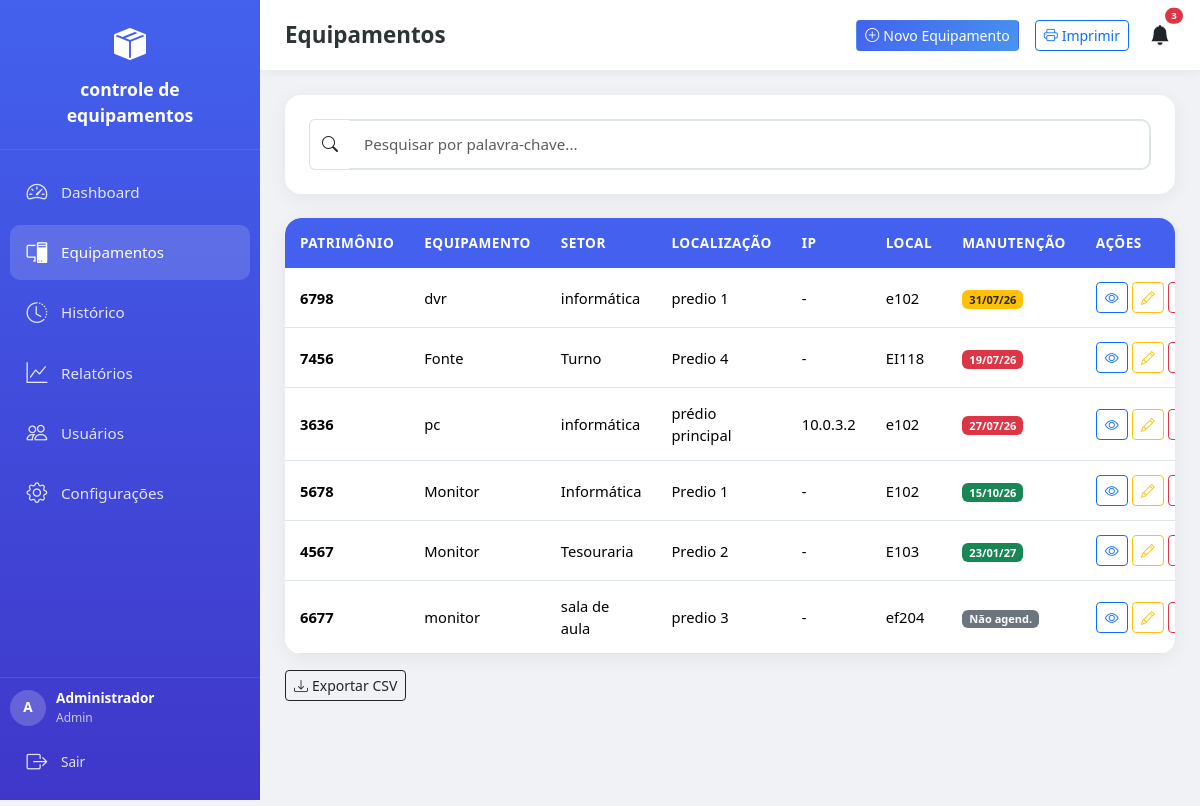
The app's page /equipamentos (signed in) with its own data.
### app/models/models.py (models this page shows, shortened)
class Configuracao(db.Model):
    __tablename__ = 'configuracoes'
    id = db.Column(db.Integer, primary_key=True)
    nome_empresa = db.Column(db.String(200), default='Controle de Patrimônio')
    logo = db.Column(db.String(200), nullable=True)
    dias_lembrete_manutencao = db.Column(db.String(50), default='30,15,7,1')
    tema = db.Column(db.String(20), default='claro')
    data_atualizacao = db.Column(db.DateTime, default=datetime.now, onupdate=datetime.now)

class Usuario(UserMixin, db.Model):
    __tablename__ = 'usuarios'
    id = db.Column(db.Integer, primary_key=True)
    nome = db.Column(db.String(100), nullable=False)
    username = db.Column(db.String(50), unique=True, nullable=False)
    email = db.Column(db.String(120), unique=True, nullable=False)
    password_hash = db.Column(db.String(256), nullable=False)
    is_admin = db.Column(db.Boolean, default=False)
    ativo = db.Column(db.Boolean, default=True)
    data_criacao = db.Column(db.DateTime, default=datetime.now)
    equipamentos = db.relationship('Equipamento', backref='usuario_cadastro', lazy=True)

class Equipamento(db.Model):
    __tablename__ = 'equipamentos'
    id = db.Column(db.Integer, primary_key=True)
    patrimonio = db.Column(db.String(50))
    data_inclusao = db.Column(db.Date, default=date.today)
    baixado = db.Column(db.Boolean, default=False)
    data_baixa = db.Column(db.Date, nullable=True)
    equipamento = db.Column(db.String(100))
    area_patrimonial = db.Column(db.String(100))
    setor = db.Column(db.String(100))
    localizacao = db.Column(db.String(100))
    especificacao = db.Column(db.Text)
    ultima_manutencao = db.Column(db.Date, nullable=True)
    proxima_manutencao = db.Column(db.Date, nullable=True)
    sistema_operacional = db.Column(db.String(100))
    placa_mae = db.Column(db.String(100))
    processador = db.Column(db.String(100))
    memoria_ram = db.Column(db.String(50))
    armazenamento = db.Column(db.String(100))
    ip = db.Column(db.String(50))
    usuario_id = db.Column(db.Integer, db.ForeignKey('usuarios.id'), nullable=False)
    data_criacao = db.Column(db.DateTime, default=datetime.now)
    data_atualizacao = db.Column(db.DateTime, default=datetime.now, onupdate=datetime.now)
    observacoes = db.relationship('Observacao', backref='equipamento', lazy=True, cascade='all, delete-orphan')
    @property
    def status_manutencao(self):
        if not self.proxima_manutencao:
            return 'sem_manutencao'
        hoje = date.today()
        delta = (self.proxima_manutencao - hoje).days
        if delta < 0:
            return 'vencido'
        elif delta <= 30:
            return 'proximo'
        else:
            return 'ok'

### app/routes/main.py (the view, shortened to what this page needs)
@bp.route('/equipamentos')
@login_required
def equipamentos():
    page = request.args.get('page', 1, type=int)
    per_page = request.args.get('per_page', 25, type=int)
    busca = request.args.get('busca', '').strip().lower()
    query = Equipamento.query
    hoje = date.today()
    limite_proximo = hoje + timedelta(days=30)
    prioridade_manutencao = case(
        (db.and_(
            Equipamento.proxima_manutencao.isnot(None),
            Equipamento.proxima_manutencao >= hoje,
            Equipamento.proxima_manutencao <= limite_proximo
        ), 1),
        (db.and_(
            Equipamento.proxima_manutencao.isnot(None),
            Equipamento.proxima_manutencao < hoje
        ), 2),
        (Equipamento.proxima_manutencao.isnot(None), 3),
        else_=4
    )
    query = query.order_by(
        Equipamento.baixado.asc(),               # Ativos primeiro
        asc(prioridade_manutencao),              # Próxima → Vencida → OK → Sem
        asc(Equipamento.proxima_manutencao)      # Mesmo grupo: data mais próxima/mais antiga primeiro
    )
    pagination = query.paginate(page=page, per_page=per_page, error_out=False)
    config = Configuracao.query.first()
    return render_template('equipamentos.html',
        equipamentos=pagination.items,
        pagination=pagination,
        config=config
    )

### app/templates/equipamentos.html (shortened to what this page needs)
{% extends "base.html" %}
{% block page_title %}Equipamentos{% endblock %}
{% block content %}
<div class="card-modern p-3 p-md-4 mb-4 no-print">
    <form method="GET"
          action="{{ url_for('main.equipamentos') }}"
          id="formBusca"
          class="w-100">
        <div class="input-group w-100 flex-nowrap">
            <span class="input-group-text bg-white border-end-0 flex-shrink-0">
                <i class="bi bi-search"></i>
            </span>
            <input
                type="text"
                name="busca"
                id="campoBusca"
                class="form-control form-control-modern border-start-0"
                placeholder="Pesquisar por palavra-chave..."
                value="{{ request.args.get('busca','') }}"
                autocomplete="off"
            >
        </div>
    </form>
</div>
<div class="card-modern overflow-hidden">
    <div class="table-responsive">
        <table class="table table-modern table-hover mb-0">
            <thead>
                <tr>
                    <th>Patrimônio</th>
                    <th class="d-none d-md-table-cell">Equipamento</th>
                    <th class="d-none d-sm-table-cell">Setor</th>
                    <th class="d-none d-lg-table-cell">Localização</th>
                    <th class="d-none d-xl-table-cell">IP</th>
                    <th>Local</th>
                    <th>Manutenção</th>
                    <th class="no-print">Ações</th>
                </tr>
            </thead>
            <tbody>
                {% for eq in equipamentos %}
                <tr class="{{ 'baixado' if eq.baixado else '' }}">
                    <td>
                        <span class="fw-bold d-block">{{ eq.patrimonio or '-' }}</span>
                    </td>
                    <td class="d-none d-md-table-cell">{{ eq.equipamento or '-' }}</td>
                    <td class="d-none d-sm-table-cell">{{ eq.setor or '-' }}</td>
                    <td class="d-none d-lg-table-cell">{{ eq.localizacao or '-' }}</td>
                    <td class="d-none d-xl-table-cell">{{ eq.ip or '-' }}</td>
                    <td>{{ eq.area_patrimonial }}</td>
                    <td>
                        {% if eq.proxima_manutencao %}
                            {% if eq.status_manutencao == 'vencido' %}
                                <span class="badge bg-danger">{{ eq.proxima_manutencao.strftime('%d/%m/%y') }}</span>
                            {% elif eq.status_manutencao == 'proximo' %}
                                <span class="badge bg-warning text-dark">{{ eq.proxima_manutencao.strftime('%d/%m/%y') }}</span>
                            {% else %}
                                <span class="badge bg-success">{{ eq.proxima_manutencao.strftime('%d/%m/%y') }}</span>
                            {% endif %}
                        {% else %}
                            <span class="badge bg-secondary">Não agend.</span>
                        {% endif %}
                    </td>
                    <td class="no-print">
                        <div class="d-flex gap-1">
                            <a href="{{ url_for('main.equipamento_detalhe', id=eq.id) }}" class="btn btn-sm btn-outline-primary" title="Ver"><i class="bi bi-eye"></i></a>
                            {% if current_user.is_admin or eq.usuario_id == current_user.id %}
                            <a href="{{ url_for('main.equipamento_editar', id=eq.id) }}" class="btn btn-sm btn-outline-warning" title="Editar"><i class="bi bi-pencil"></i></a>
                            {% endif %}
                            {% if current_user.is_admin %}
                            <form method="POST" action="{{ url_for('main.equipamento_excluir', id=eq.id) }}" class="d-inline" onsubmit="return confirm('Excluir este equipamento?')">
                                <button type="submit" class="btn btn-sm btn-outline-danger" title="Excluir"></button>
                            </form>
                            {% endif %}
                        </div>
                    </td>
                </tr>
                {% else %}
                <tr><td colspan="8" class="text-center py-5 text-muted">Nenhum equipamento encontrado.</td></tr>
                {% endfor %}
            </tbody>
        </table>
    </div>
</div>
<div class="mt-3 no-print d-flex flex-wrap gap-2">
    <a href="{{ url_for('main.exportar_csv') }}" class="btn btn-outline-dark btn-sm"><i class="bi bi-download me-1"></i>Exportar CSV</a>
</div>
{% endblock %}

### app/templates/base.html (shortened to what this page needs)
<!DOCTYPE html>
<html lang="pt-BR" data-theme="{{ config.tema if config else 'claro' }}">
<head>
    <link href="https://cdn.jsdelivr.net/npm/bootstrap@5.3.2/dist/css/bootstrap.min.css" rel="stylesheet">
    <link rel="stylesheet" href="https://cdn.jsdelivr.net/npm/bootstrap-icons@1.11.1/font/bootstrap-icons.css">
    <link rel="stylesheet" href="/static/css/style.css">
</head>
<body>
    {% if current_user.is_authenticated %}
    <nav class="sidebar" id="sidebar">
        <div class="sidebar-header">
            <div class="logo-icon"><i class="bi bi-box-seam-fill"></i></div>
            <div class="logo-text">{{ config.nome_empresa if config else 'Patrimônio' }}</div>
        </div>
        <div class="sidebar-nav">
            <div class="nav-item">
                <a href="{{ url_for('main.dashboard') }}" class="nav-link {% if request.endpoint == 'main.dashboard' %}active{% endif %}">
                    <i class="bi bi-speedometer2"></i>
                    <span class="nav-text">Dashboard</span>
                </a>
            </div>
            <div class="nav-item">
                <a href="{{ url_for('main.equipamentos') }}" class="nav-link {% if request.endpoint.startswith('main.equipamento') %}active{% endif %}">
                    <i class="bi bi-pc-display"></i>
                    <span class="nav-text">Equipamentos</span>
                </a>
            </div>
            {% if current_user.is_admin %}
            <div class="nav-item">
                <a href="{{ url_for('main.historico') }}" class="nav-link {% if request.endpoint == 'main.historico' %}active{% endif %}">
                    <i class="bi bi-clock-history"></i>
                    <span class="nav-text">Histórico</span>
                </a>
            </div>
            {% endif %}
            <div class="nav-item">
                <a href="{{ url_for('main.relatorios') }}" class="nav-link {% if request.endpoint == 'main.relatorios' %}active{% endif %}">
                    <i class="bi bi-graph-up"></i>
                    <span class="nav-text">Relatórios</span>
                </a>
            </div>
            {% if current_user.is_admin %}
            <div class="nav-item">
                <a href="{{ url_for('admin.usuarios') }}" class="nav-link {% if request.endpoint.startswith('admin.') %}active{% endif %}">
                    <i class="bi bi-people"></i>
                    <span class="nav-text">Usuários</span>
                </a>
            </div>
            <div class="nav-item">
                <a href="{{ url_for('admin.configuracoes') }}" class="nav-link {% if request.endpoint == 'admin.configuracoes' %}active{% endif %}">
                    <i class="bi bi-gear"></i>
                    <span class="nav-text">Configurações</span>
                </a>
            </div>
            {% endif %}
        </div>
        <div class="sidebar-footer">
            <div class="user-info">
                <div class="user-avatar">{{ current_user.nome[0] }}</div>
                <div>
                    <div style="font-weight:600;">{{ current_user.nome }}</div>
                    <div style="opacity:0.7; font-size:0.75rem;">{{ 'Admin' if current_user.is_admin else 'Usuário' }}</div>
                </div>
            </div>
            <a href="{{ url_for('auth.logout') }}" class="nav-link mt-2" style="font-size:0.85rem;">
                <i class="bi bi-box-arrow-right"></i>
                <span class="nav-text">Sair</span>
            </a>
        </div>
    </nav>
    {% endif %}
    <div class="main-content">
        {% if current_user.is_authenticated %}
        <div class="topbar no-print">
            <h1 class="page-title">{% block page_title %}Dashboard{% endblock %}</h1>
            <div class="d-flex align-items-center gap-2 gap-md-3">
                <a href="{{ url_for('main.equipamento_novo') }}" class="btn btn-sm btn-primary-modern no-print d-none d-md-inline-flex">
                    <i class="bi bi-plus-circle me-1"></i> Novo Equipamento
                </a>
                <a href="{{ url_for('main.impressao') }}" target="_blank" class="btn btn-sm btn-outline-primary no-print d-none d-md-inline-flex">
                    <i class="bi bi-printer me-1"></i> Imprimir
                </a>
                <div class="dropdown no-print">
                    <button class="btn btn-link text-dark position-relative p-1" data-bs-toggle="dropdown">
                        <i class="bi bi-bell-fill fs-5"></i>
                        <span class="position-absolute top-0 start-100 translate-middle badge rounded-pill bg-danger" id="notifCount" style="font-size:0.6rem; display:none;">0</span>
                    </button>
                </div>
            </div>
        </div>
        {% endif %}
        <div class="content-area">
            {% block content %}{% endblock %}
        </div>
    </div>
</body>
</html>

### records on screen
Configuracao: nome_empresa "controle de equipamentos"
Usuario: nome "A", nome "Administrador", is_admin "Admin"
Equipamento: patrimonio "6798", equipamento "dvr", setor "informática", localizacao "predio 1", ip "-", area_patrimonial "e102", proxima_manutencao "31/07/26"
Equipamento: patrimonio "7456", equipamento "Fonte", setor "Turno", localizacao "Predio 4", ip "-", area_patrimonial "EI118", proxima_manutencao "19/07/26"
Equipamento: patrimonio "3636", equipamento "pc", setor "informática", localizacao "prédio principal", ip "10.0.3.2", area_patrimonial "e102", proxima_manutencao "27/07/26"
Equipamento: patrimonio "5678", equipamento "Monitor", setor "Informática", localizacao "Predio 1", ip "-", area_patrimonial "E102", proxima_manutencao "15/10/26"
Equipamento: patrimonio "4567", equipamento "Monitor", setor "Tesouraria", localizacao "Predio 2", ip "-", area_patrimonial "E103", proxima_manutencao "23/01/27"
Equipamento: patrimonio "6677", equipamento "monitor", setor "sala de aula", localizacao "predio 3", ip "-", area_patrimonial "ef204", shows "Não agend."
